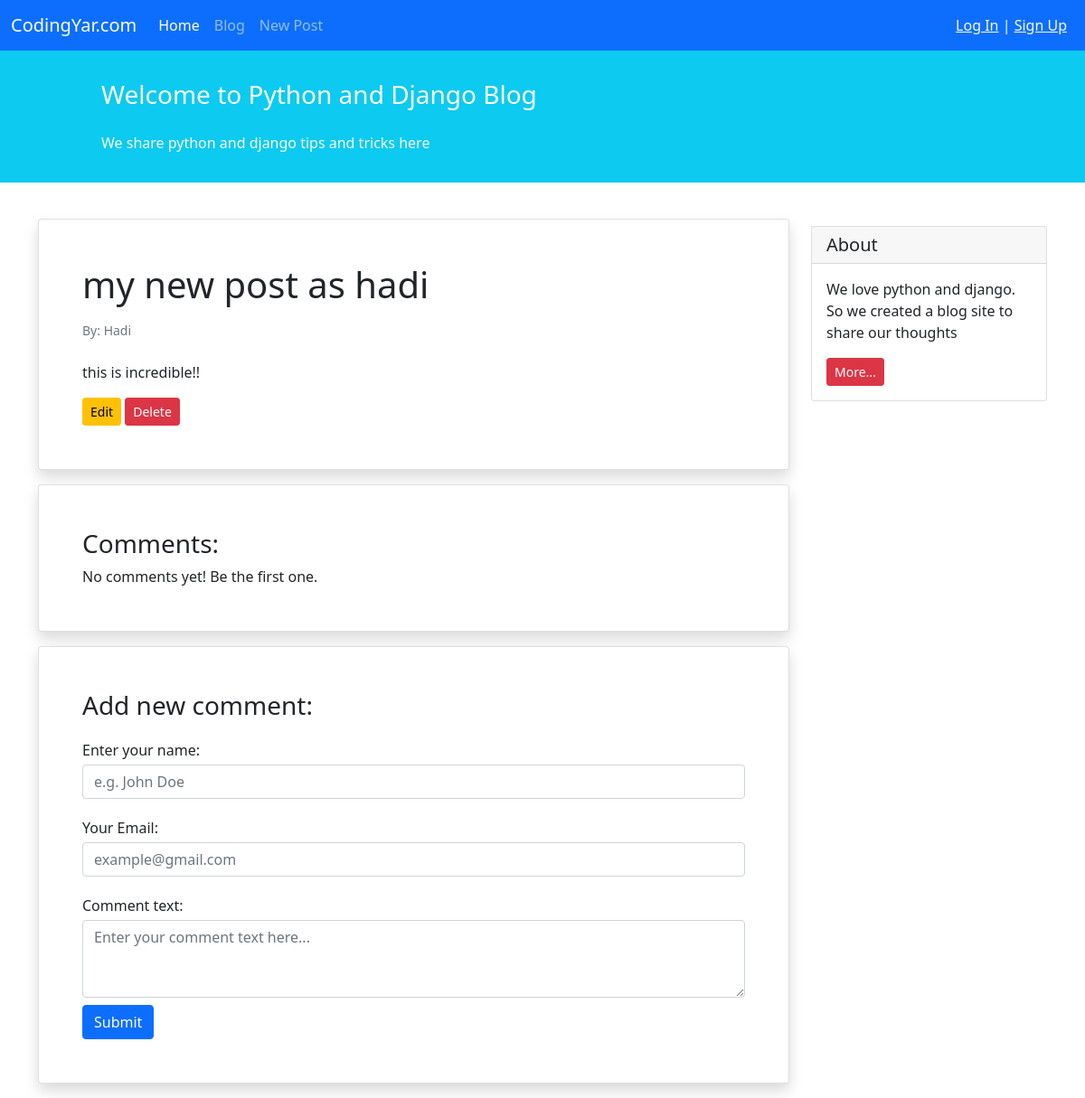
/17/, run on an earlier commit of the app's database.
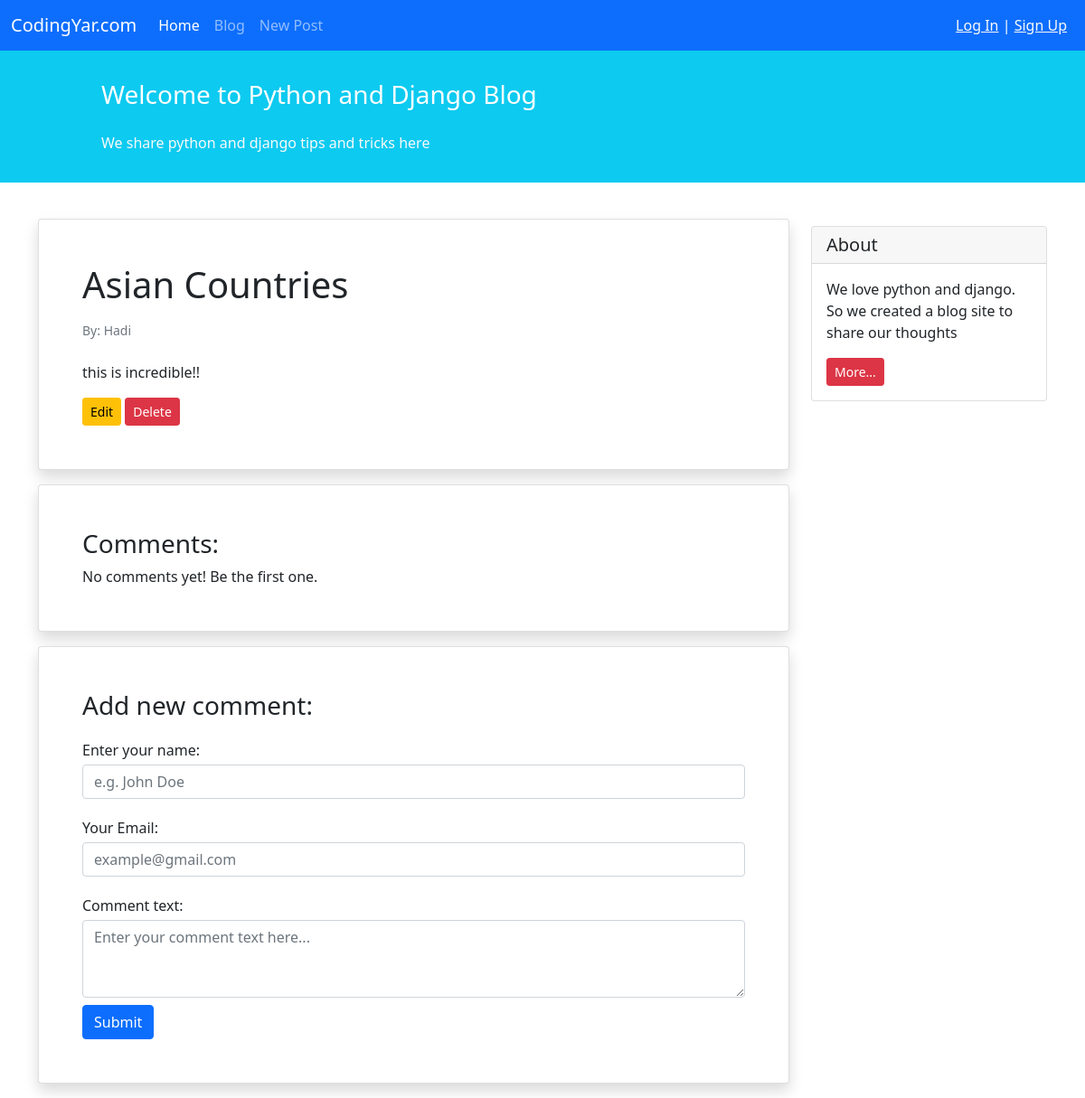
And on a later commit of the database.
### blog/models.py (models this page shows, shortened)
class Post(models.Model):
    STATUS_CHOICES = (
        ('pub', 'Published'),
        ('drf', 'Draft')
    )
    title = models.CharField(max_length=100)
    text = models.TextField()
    author = models.ForeignKey('auth.User',on_delete=models.CASCADE)
    datetime_created = models.DateTimeField(auto_now_add=True)
    datetime_modified = models.DateTimeField(auto_now=True)
    status = models.CharField(choices=STATUS_CHOICES, max_length=3)

### blog/views.py (the view)
# urls.py: path('<int:pk>/', views.PostDetailView.as_view(), name='post_detail'),
class PostDetailView(generic.DetailView):
    model = Post
    template_name = 'blog/post_detail.html'
    context_object_name = 'post'

### blog/templates/blog/post_detail.html (shortened to what this page needs)
{% extends '_base.html' %}
{% block content %}
    <div class="container mt-4">
        <div class="row">
            <div class="col-9">
                <div class="card shadow my-3 p-5">
                    <h1>{{ post.title }}</h1>
                    <p class="small text-muted mt-2">By: {{ post.author }}</p>
                    <p class="mt-2">{{ post.text }}</p>
                    <div>
                        <a href="{% url 'post_update' post.id %} " class="btn btn-sm btn-warning">Edit</a>
                        <a href="{% url 'post_delete' post.id %} " class="btn btn-sm btn-danger">Delete</a>
                    </div>
                </div>
                <div class="card shadow my-3 p-5">
                    <h3>Comments:</h3>
                    No comments yet! Be the first one.
                </div>
                <div class="card shadow my-3 p-5">
                    <h3>Add new comment:</h3>
                    <form method="POST">
                        <div class="form-group py-2">
                            <label class="py-1" for="author_name">Enter your name:</label>
                            <input type="text" class="form-control" placeholder="e.g. John Doe" name="author_name">
                        </div>
                        <div class="form-group py-2">
                            <label class="py-1" for="email">Your Email:</label>
                            <input type="email" class="form-control" placeholder="example@gmail.com" name="email">
                        </div>
                        <div class="form-group py-2">
                            <label class="py-1" for="comment_text">Comment text:</label>
                            <textarea class="form-control" name="text" rows="3"
                                      placeholder="Enter your comment text here..."></textarea>
                        </div>
                        <button type="submit" class="btn btn-primary">Submit</button>
                    </form>
                </div>
            </div>
            <div class="col-3">
                <div class="card my-4">
                    <h5 class="card-header">About</h5>
                    <div class="card-body">
                        <p class="card-text">We love python and django. So we created a blog site to share our
                            thoughts</p>
                        <a href="#"
                           class="btn btn-sm btn-danger">
                            More...
                        </a>
                    </div>
                </div>
            </div>
        </div>
    </div>
{% endblock content %}

What changed in the data, as far as the page shows it:
changed Post "this is incredible!!": title "my new post as hadi" → "Asian Countries"
